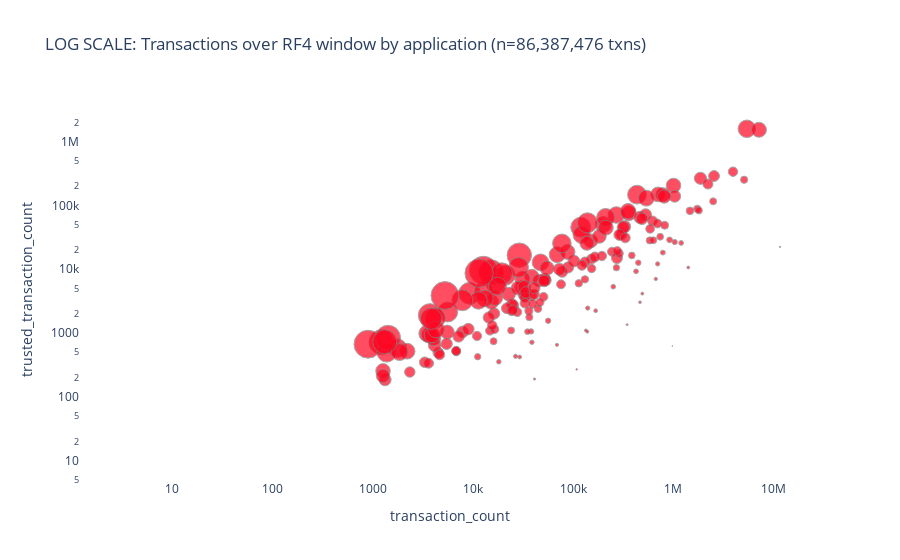

The cell this chart's notebook holds for it:
### Code cell
fig = px.scatter(
    data_frame=df_results,
    x='transaction_count',
    y='trusted_transaction_count',
    color_discrete_sequence=['#FF0420'],
    custom_data=['project_name'],
    size='trusted_transaction_share',
    title=f'LOG SCALE: Transactions over RF4 window by application (n={df_results.transaction_count.sum():,.0f} txns)',
    log_x=True,
    log_y=True
)
fig.update_traces(
    hovertemplate="<br>".join([
        "Project: %{customdata[0]}",
        "Transactions: %{x:,.0f}",
        "Trusted Transactions: %{y:,.0f}"
    ]),
    line=dict(width=.1, color='gray')
)
fig.update_layout(
    xaxis=dict(showgrid=False),
    yaxis=dict(showgrid=False),
    plot_bgcolor='rgba(0, 0, 0, 0)',
    paper_bgcolor='rgba(0, 0, 0, 0)',
)

### Figure 1 — Plotly figure (JSON) as saved in the notebook; plotly's stock layout.template omitted (floating-point values rounded to 4 significant figures; data arrays with more than 128 entries replaced by an {"elided": "..."} marker saying what was removed)
{"data": [{"customdata": {"elided": "230x1 str values"}, "hovertemplate": "Project: %{customdata[0]}<br>Transactions: %{x:,.0f}<br>Trusted Transactions: %{y:,.0f}", "legendgroup": "", "line": {"color": "gray", "width": 0.1}, "marker": {"color": "#FF0420", "size": {"elided": "230 float values"}, "sizemode": "area", "sizeref": 0.001904, "symbol": "circle"}, "mode": "markers", "name": "", "orientation": "v", "showlegend": false, "type": "scatter", "x": {"elided": "230 int values"}, "xaxis": "x", "y": {"elided": "230 int values"}, "yaxis": "y"}], "layout": {"legend": {"itemsizing": "constant", "tracegroupgap": 0}, "paper_bgcolor": "rgba(0, 0, 0, 0)", "plot_bgcolor": "rgba(0, 0, 0, 0)", "title": {"text": "LOG SCALE: Transactions over RF4 window by application (n=86,387,476 txns)"}, "xaxis": {"anchor": "y", "domain": [0, 1], "showgrid": false, "title": {"text": "transaction_count"}, "type": "log"}, "yaxis": {"anchor": "x", "domain": [0, 1], "showgrid": false, "title": {"text": "trusted_transaction_count"}, "type": "log"}}}
